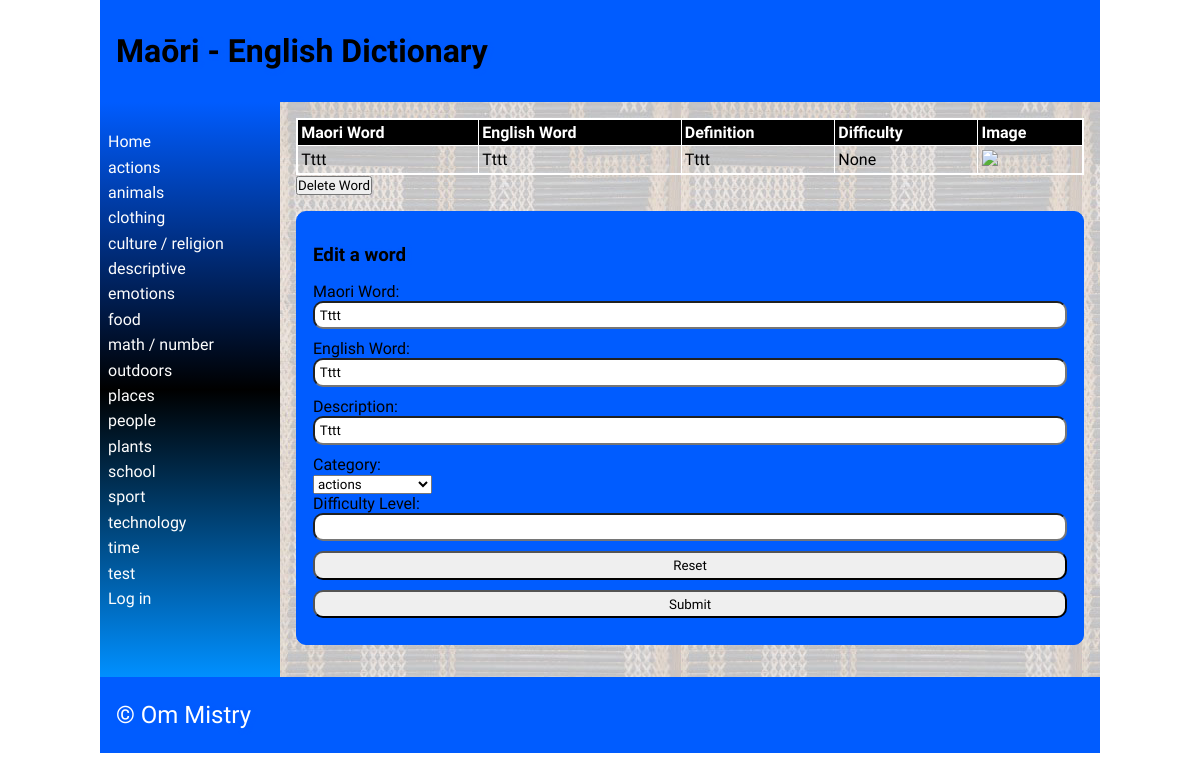
The app's page /detail/326 with its own data.
### tables this page shows
CREATE TABLE "category"
(
	id INTEGER
		constraint category_pk
			primary key autoincrement,
	category_name varchar(69) not null
);

CREATE TABLE "words"
(
	maori varchar(69),
	english varchar(69),
	category integer,
	definition varchar(100),
	levels integer,
	images varchar(69),
	id integer
		constraint words_pk
			primary key autoincrement,
	date_added integer default 0
, user_id integer);

### app.py (the view, shortened to what this page needs)
@app.route('/detail/<word_id>', methods=["POST", "GET"])
def render_detailpage(word_id):
    print(request.method)
    con = create_connection(DB_NAME)
    query = "SELECT id, maori, english, definition, levels, images FROM words WHERE id=?"
    cur = con.cursor()
    cur.execute(query, (word_id,))
    definition = cur.fetchall()[0]
    print(word_id)
    return render_template('detail.html', definition=definition, logged_in=is_logged_in(),
                           categories=fetch_categories(),
                           deleting=intention("delete"))

### app.py (called while the page is built)
def intention(button):
    if button in request.form:
        return True
    else:
        return False

def create_connection(db_file):
    try:
        connection = sqlite3.connect(db_file)
        return connection
    except Error as e:
        print(e)
    return None

def fetch_categories():
    con = create_connection(DB_NAME)
    query = "SELECT id, category_name FROM category"
    cur = con.cursor()
    cur.execute(query)
    categories = cur.fetchall()
    con.close()
    return categories

def is_logged_in():
    if session.get("email") is None:
        print("you are not logged in")
        return False
    else:
        print("you are logged in")
        return True

### templates/detail.html (shortened to what this page needs)
{% extends 'base.html' %}
{% block heading %}Maōri - English Dictionary{% endblock %}
{% block main %}
    <table>
        <tr>
            <th>Maori Word</th>
            <th>English Word</th>
            <th>Definition</th>
            <th>Difficulty</th>
            <th>Image</th>
        </tr>
        <tr>
            <td>{{ definition[1] }}</td>
            <td>{{ definition[2] }}</td>
            <td>{{ definition[3] }}</td>
            <td>{{ definition[4] }}</td>
            <td><img src="/static/images/{{ definition[5] }}"></td>
        </tr>
    </table>
<form method="POST">
    {% if deleting %}
        <div class="form-element">Are you sure?<input type="submit" name="delete_confirm" value="Yes">/<input type="submit" value="No"></div>
    {% else %}
    <div class="form-element">
         <input type="submit" name="delete" value="Delete Word">
    </div>
    </form>
{% endif %}
        <form class="dataForm" method="POST">
            <h3>Edit a word</h3>
        <div class="form-group">
            <div class="form-label"><label for="MaoriWord">Maori Word:</label></div>
            <div class="form-element"><input type="text" name="MaoriWord" id="MaoriWord" value="{{ definition[1] }}" required></div>
        </div>
        <div class="form-group">
            <div class="form-label"><label for="EnglishWord">English Word:</label></div>
            <div class="form-element"><input type="text" name="EnglishWord" id="EnglishWord" value="{{ definition[2] }}" required></div>
        </div>
        <div class="form-group">
            <div class="form-label"><label for="Definitions">Description:</label></div>
            <div class="form-element"><input type="text" name="Definitions" id="Definitions"  value="{{ definition[3] }}" required></div>
        </div>
        <div class="form-group">
                <div class="form-label"><label for="Category">Category:</label></div>
                <div class="form-element">
                    <select name="Category" id='Category'>
                        {% for category in categories %}
                            <option value="{{ category[0] }}">{{ category[1] }}</option>
                        {% endfor %}
                    </select>
                </div>
            </div>
            <div class="form-group">
            <div class="form-label"><label for="Difficulty Level">Difficulty Level:</label></div>
            <div class="form-element"><input type="number" name="Difficulty Level" id="Difficulty Level" min="1" max="10" step="1" value="{{ definition[4] }}" required></div>
        </div>
        <div class="form-group">
            <div class="form-element"><input type="reset"></div>
        </div>
        <div class="form-group">
            <div class="form-element"><input type="submit"></div>
        </div>
    </form>
{% endblock %}

### templates/base.html (shortened to what this page needs)
<!doctype html>
<html lang="en">
<head>
   <link href="{{ url_for('static', filename='css/style.css') }}" rel="stylesheet">
</head>
<body>
   <div id="container">
      <header>
         <h1>{% block heading %}{% endblock %}</h1>
      </header>
      <nav>
         <ul>
                <li><a href="\">Home</a></li>
                {% for category in categories %}
                <li><a href="/categories/{{ category[0] }}">{{category[1]}}</a></li>
                {% endfor %}
         <li>
             {% if logged_in %}<a href="/logout">Log out</a>{% else %}
             <a href="/login">Log in</a></li>{% endif %}
         </ul>
      </nav>
      <main>
            {% block main%}{% endblock %}
        </main>
      <footer>
         <p>
            &copy; Om Mistry
         </p>
      </footer>
   </div>
</body>
</html>

### static/css/style.css (style rules this page uses)
* { font-family: Comfortaa, sans-serif; margin: 0; padding: 0; box-sizing: border-box; }
#container { display: grid; grid-template-columns: 75px auto; grid-template-areas: 'nav header' 'main main' 'footer footer'; }
header { grid-area: header; background-color: #005cff; padding: 1rem; }
nav { grid-area: nav; }
main { grid-area: main; padding: 1rem; background-color: #005cff; }
h1, h2, h3, h4 { padding: 1rem 0; font-family: 'Suez One', serif; color: #000000; text-shadow: 2px 2px 4px #005cff; }
p { padding: 0.5rem 0; }
a { color: #ffffff; }
.dataForm { margin: 1rem 0; border: 1px solid #005cff; padding: 1rem; background-color: #005cff; border-radius: 10px; }
.dataForm input, textarea { width: 100%; border-radius: 10px; padding: 0.3rem; margin-bottom: 10px; }
table { width: 100%; border: 2px solid #ffffff; border-collapse: collapse; }
th, td { border: 1px solid #ffffff; padding: 0.2rem; text-align: left; }
th { background-color: #000000; color: #ffffff; }
footer { grid-area: footer; padding: 1rem; background-color: #005cff; }
footer p { color: #ffffff; text-shadow: 2px 2px 4px #005cff; font-size: 1.5rem; }
@media only screen and (min-width: 768px) { #container { grid-template-columns: 180px auto; grid-template-areas: 'header header' 'nav main' 'footer footer'; } }
@media only screen and (min-width: 768px) { nav { background: linear-gradient(180deg, rgb(0, 92, 255) 0%, rgb(0, 0, 0) 50%, rgb(0, 144, 255) 100%); padding: 0.5rem; } }
@media only screen and (min-width: 768px) { nav ul { list-style: none; } }
@media only screen and (min-width: 768px) { nav li { padding: 0.2rem 0; } }
@media only screen and (min-width: 768px) { nav a { color: #fdfdfd; text-decoration: none; } }
@media only screen and (min-width: 768px) { main { background-image: url('static/images/poutama.jpg'); } }
@media only screen and (min-width: 1000px) { #container { width: 1000px; margin: auto; } }

### records on screen
category: category_name "actions"
category: category_name "animals"
category: category_name "clothing"
category: category_name "culture / religion"
category: category_name "descriptive"
category: category_name "emotions"
category: category_name "food"
category: category_name "math / number"
category: category_name "outdoors"
category: category_name "places"
category: category_name "people"
category: category_name "plants"
category: category_name "school"
category: category_name "sport"
category: category_name "technology"
category: category_name "time"
category: category_name "test"
words: maori "Tttt", english "Tttt", definition "Tttt", MaoriWord "Tttt", EnglishWord "Tttt", Definitions "Tttt"

### other values on screen
{{ definition[4] }} "None"
form field Category "actions"
